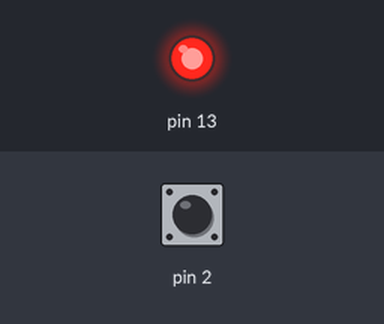
The sketch below on a simulated Arduino Uno, built with avr-gcc and run on an emulated ATmega328P. Parts: output pins drawn as LEDs (lit = HIGH). Dashed ring = blinking. The test bench sets the inputs (shaded band); at power-on: pin 2 HIGH.

Above: at 1.2 s.
1.3 s: pin 2 pulsed LOW 5 times (0.12 s each, 0.3 s apart)
At 1.87 s:
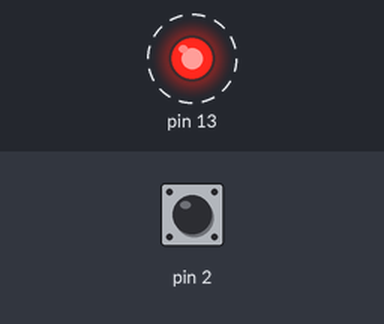
At 3.6 s:
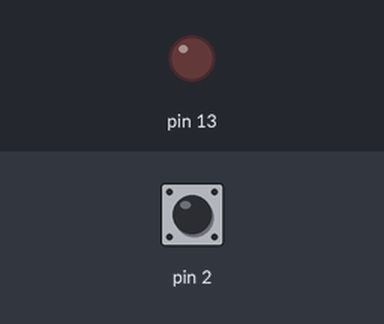
Timing chart, 0 to 5.1 s (numbered marks = the images above; inputs shaded):
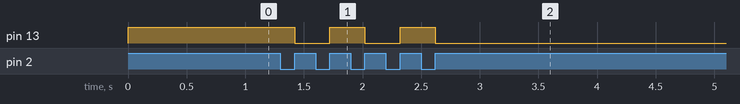

Measured:
- after the input at 1.3 s, pin 13: alternates HIGH for 0.30 s and LOW for 0.30 s, 5 changes in all, then stays LOW, starting after 0.12 s

The sketch:

sketch.ino
```cpp
bool ledState = false;
bool lastButtonState = false;

void setup() {
  pinMode(13, OUTPUT);
  pinMode(2, INPUT);
}

void loop() {
  bool currentButtonState = digitalRead(2);

  if (currentButtonState == HIGH && lastButtonState == LOW) {
    ledState = !ledState;

    if (ledState) {
      digitalWrite(13, HIGH);
    } else {
      digitalWrite(13, LOW);
    }

    delay(50);
  }
  lastButtonState = currentButtonState;
}
```
